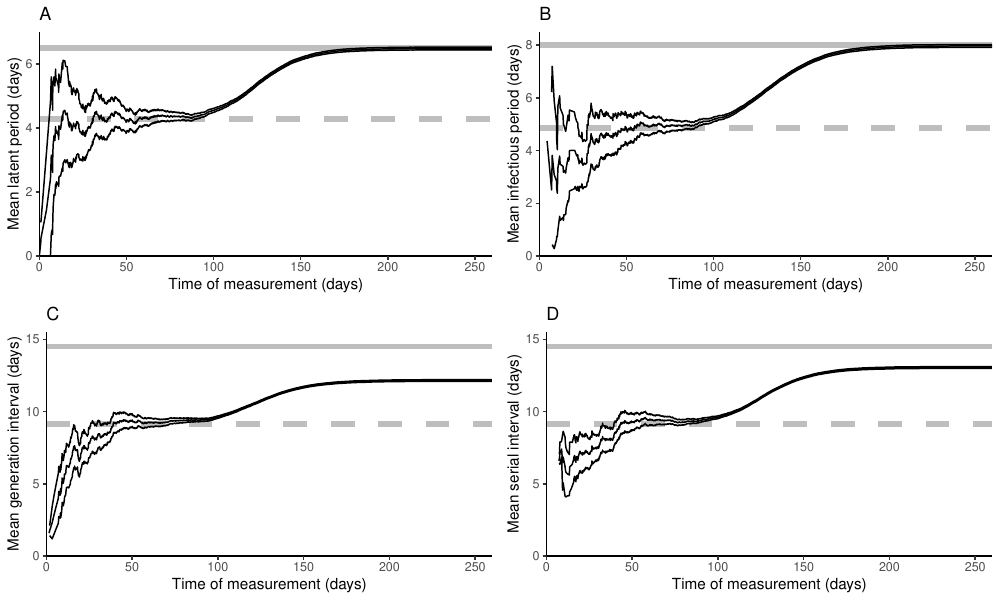

The script that saved this image:
library(tidyr)
library(dplyr)
library(ggplot2); theme_set(theme_bw())
library(gridExtra)
source("param.R")
load("seir_sim.rda")

r <- 1/2 * (-(sigma+gamma)+sqrt((sigma-gamma)^2 + 4 * beta * sigma))

incdata <- data_frame(
  tmeasure=seir_sim$t_infectious[order(seir_sim$t_infectious)],
  tdiff=(seir_sim$t_infectious-seir_sim$t_infected)[order(seir_sim$t_infectious)],
  keep=!is.na(tdiff)
) %>%
  filter(keep) %>%
  mutate(
    csum=cumsum(tdiff),
    csum2=cumsum(tdiff^2),
    cmean=csum/1:n(),
    csd=sqrt((csum2-csum^2/1:n())/(1:n()-1)),
    cse=csd/sqrt(1:n()),
    lwr=cmean-2*cse,
    upr=cmean+2*cse
  )

infdata <- data_frame(
  tmeasure=seir_sim$t_recovered[order(seir_sim$t_recovered)],
  tdiff=(seir_sim$t_recovered-seir_sim$t_infectious)[order(seir_sim$t_recovered)],
  keep=!is.na(tdiff)
) %>%
  filter(keep) %>%
  mutate(
    csum=cumsum(tdiff),
    csum2=cumsum(tdiff^2),
    cmean=csum/1:n(),
    csd=sqrt((csum2-csum^2/1:n())/(1:n()-1)),
    cse=csd/sqrt(1:n()),
    lwr=cmean-2*cse,
    upr=cmean+2*cse
  )

gendata <- data_frame(
  tmeasure=seir_sim$t_infected[order(seir_sim$t_infected)],
  tdiff=(seir_sim$t_infected-seir_sim$t_infected[seir_sim$infected_by])[order(seir_sim$t_infected)],
  keep=!is.na(tdiff)
) %>%
  filter(keep) %>%
  mutate(
    csum=cumsum(tdiff),
    csum2=cumsum(tdiff^2),
    cmean=csum/1:n(),
    csd=sqrt((csum2-csum^2/1:n())/(1:n()-1)),
    cse=csd/sqrt(1:n()),
    lwr=cmean-2*cse,
    upr=cmean+2*cse
  )

serdata <- data_frame(
  tmeasure=seir_sim$t_infectious[order(seir_sim$t_infectious)],
  tdiff=(seir_sim$t_infectious-seir_sim$t_infectious[seir_sim$infected_by])[order(seir_sim$t_infectious)],
  keep=!is.na(tdiff)
) %>%
  filter(keep) %>%
  mutate(
    csum=cumsum(tdiff),
    csum2=cumsum(tdiff^2),
    cmean=csum/1:n(),
    csd=sqrt((csum2-csum^2/1:n())/(1:n()-1)),
    cse=csd/sqrt(1:n()),
    lwr=cmean-2*cse,
    upr=cmean+2*cse
  )

g1 <- ggplot(incdata) +
  geom_hline(yintercept=1/sigma, col='gray', lwd=2) +
  geom_hline(yintercept=1/(sigma+r), col='gray', lty=2, lwd=2) +
  geom_line(aes(tmeasure, cmean)) +
  geom_line(aes(tmeasure, lwr)) +
  geom_line(aes(tmeasure, upr)) +
  scale_x_continuous("Time of measurement (days)", expand=c(0, 0), limits=c(0, 260)) +
  scale_y_continuous("Mean latent period (days)", expand=c(0, 0), limits=c(0, 1/sigma+0.5)) +
  ggtitle("A") +
  theme(
    panel.grid = element_blank(),
    panel.border = element_blank(),
    axis.line = element_line()
  )

g2 <-ggplot(infdata) +
  geom_hline(yintercept=1/gamma, col='gray', lwd=2) +
  geom_hline(yintercept=1/(gamma+r), col='gray', lwd=2, lty=2) +
  geom_line(aes(tmeasure, cmean)) +
  geom_line(aes(tmeasure, lwr)) +
  geom_line(aes(tmeasure, upr)) +
  scale_x_continuous("Time of measurement (days)", expand=c(0, 0), limits=c(0, 260)) +
  scale_y_continuous("Mean infectious period (days)", expand=c(0, 0), limits=c(0, 1/gamma+0.5)) +
  ggtitle("B") +
  theme(
    panel.grid = element_blank(),
    panel.border = element_blank(),
    axis.line = element_line()
  )

g3 <-ggplot(gendata) +
  geom_hline(yintercept=1/gamma+1/sigma, col='gray', lwd=2) +
  geom_hline(yintercept=1/(gamma+r) + 1/(sigma+r), col='gray', lwd=2, lty=2) +
  geom_line(aes(tmeasure, cmean)) +
  geom_line(aes(tmeasure, lwr)) +
  geom_line(aes(tmeasure, upr)) +
  scale_x_continuous("Time of measurement (days)", expand=c(0, 0), limits=c(0, 260)) +
  scale_y_continuous("Mean generation interval (days)", expand=c(0, 0), limits=c(0, 1/sigma + 1/gamma+1)) +
  ggtitle("C") +
  theme(
    panel.grid = element_blank(),
    panel.border = element_blank(),
    axis.line = element_line()
  )

g4 <-ggplot(serdata) +
  geom_hline(yintercept=1/gamma+1/sigma, col='gray', lwd=2) +
  geom_hline(yintercept=1/(gamma+r) + 1/(sigma+r), col='gray', lwd=2, lty=2) +
  geom_line(aes(tmeasure, cmean)) +
  geom_line(aes(tmeasure, lwr)) +
  geom_line(aes(tmeasure, upr)) +
  scale_x_continuous("Time of measurement (days)", expand=c(0, 0), limits=c(0, 260)) +
  scale_y_continuous("Mean serial interval (days)", expand=c(0, 0), limits=c(0, 1/sigma + 1/gamma+1)) +
  ggtitle("D") +
  theme(
    panel.grid = element_blank(),
    panel.border = element_blank(),
    axis.line = element_line()
  )

gtot <- arrangeGrob(g1, g2, g3, g4, nrow=2)

ggsave("figure_seir.pdf", gtot, width=10, height=6)
